Frame 1 (no input): blank canvas, image omitted
Frame 60 (no input): blank canvas, image omitted
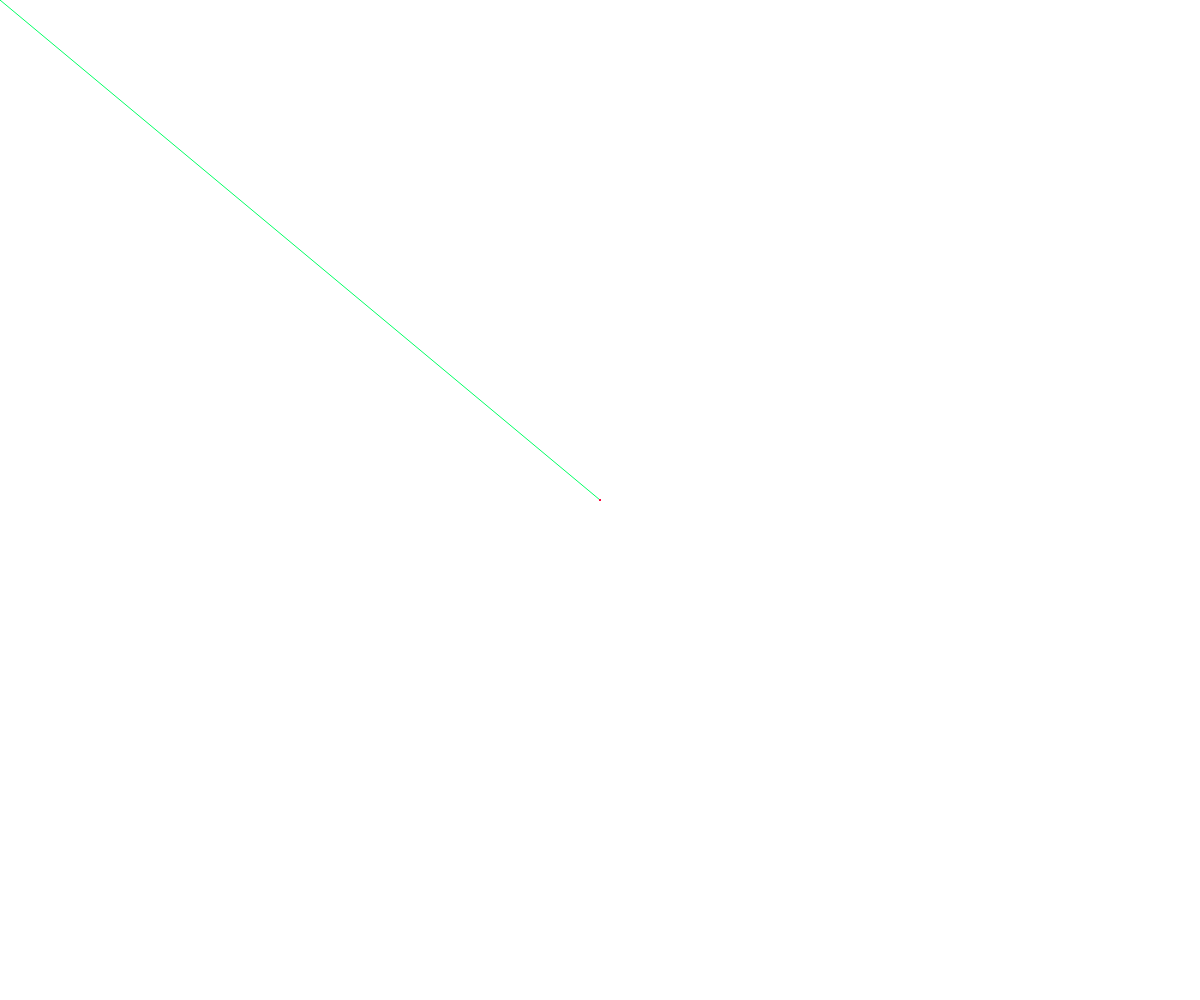
Frame 120 (the mouse pressed at the canvas centre since frame 60)

The p5.js sketch whose frames 1 and 60 were blank and that drew this single picture after the mouse press (run headless with seeded random() and noise() and a simulated clock; from frame 60 on, the mouse is pressed at the canvas centre):

// p5.js sketch
// ── sketch.js
var mX = [];
var mY = [];

function setup() {
  createCanvas(windowWidth, windowHeight);
}

function draw() {
  colorMode(RGB);
  background(255);

  mX.push(mouseX);
  mY.push(mouseY);

  if(mX.length > 100) {
    mX.shift();
    mY.shift();
  }

  colorMode(HSB);
  for(var i = 1; i < mX.length; i++) {
    stroke(map(i, 1, mX.length-1, 0, 360), 100, 100);
    line(mX[i-1], mY[i-1], mX[i], mY[i]);
  }
}
